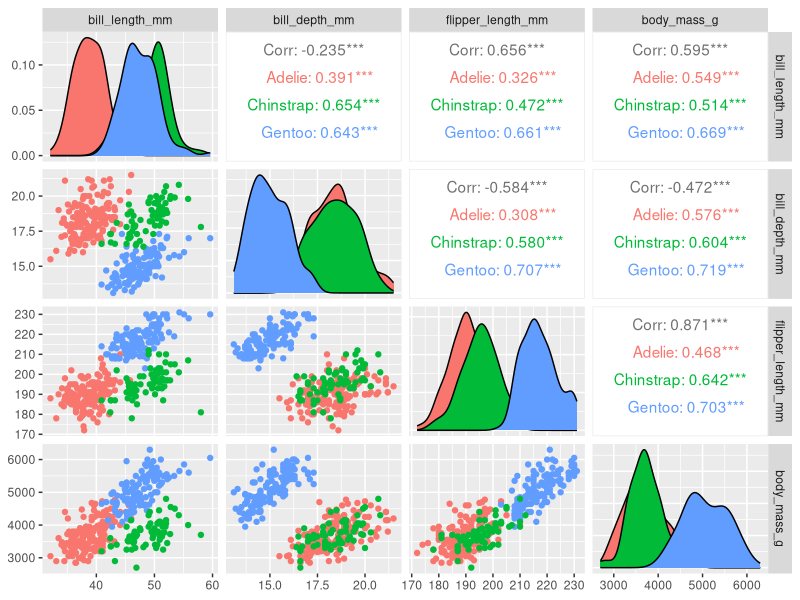
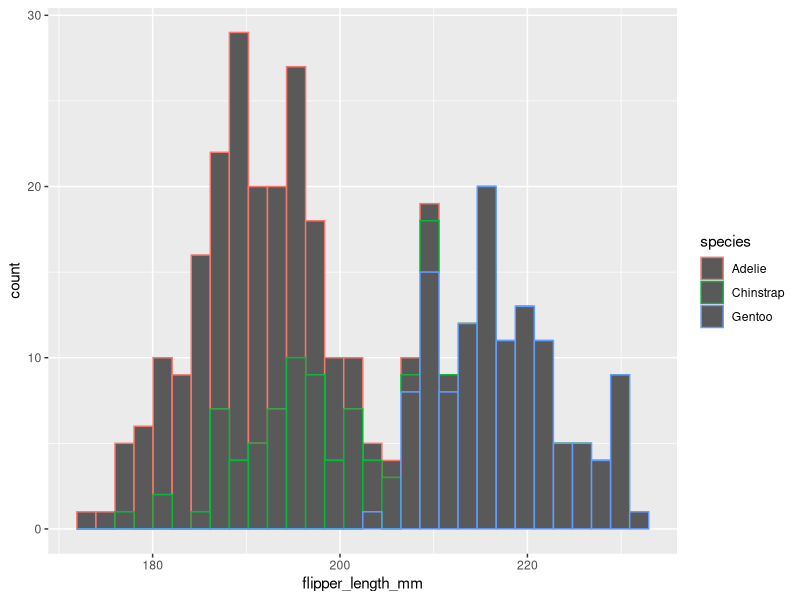

Write the R code that produced these figures, in order.
## ---- chunk 1
# load libraries ----
library(GGally)
library(skimr)
library(palmerpenguins)
library(tidyverse)

# Always look at it ----
# View(penguins)

# Check the column names ----
names(penguins) 

# Check the dimensions ----
dim(penguins) 

# Get a summary ----
summary(penguins) 

# Get a summary with {skimr} ----
skimr::skim(penguins)

# head & tail ----
head(penguins, n = 3)
tail(penguins)

# pairs plot ----
GGally::ggpairs(penguins, 
                columns = 3:6,
                ggplot2::aes(color = species))

# create histogram of penguin flipper lengths ----
ggplot(penguins, aes(x = flipper_length_mm, color = species)) +
  geom_histogram()
